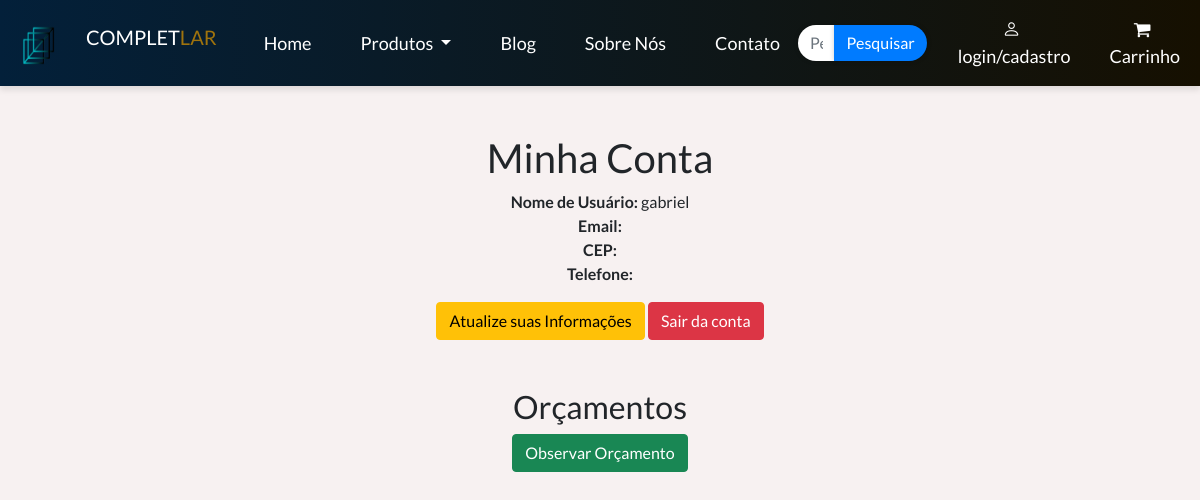
Before: /MinhaConta.php (signed in) with the older database file.
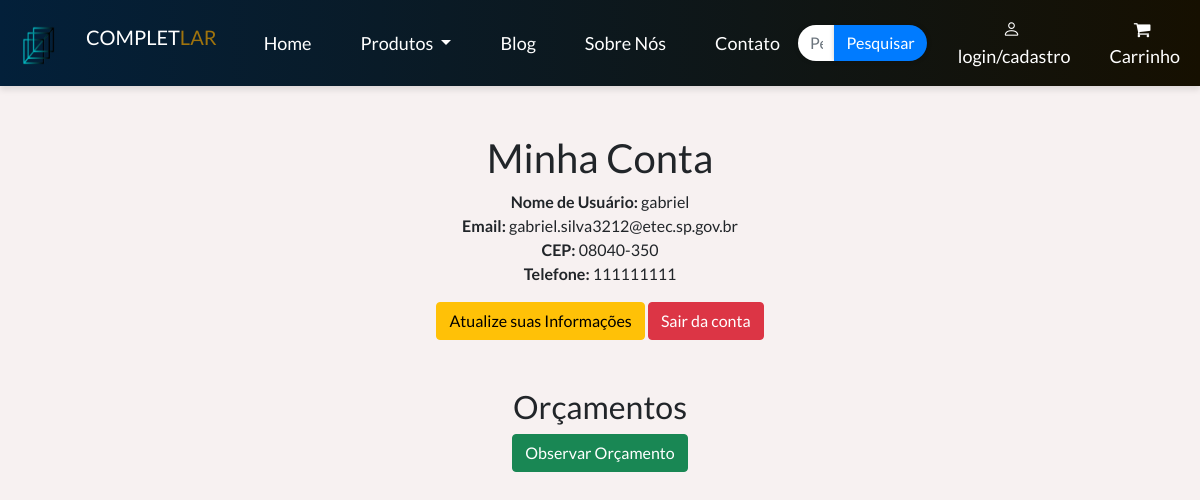
After: the same page with the newer database file.
### tables this page shows
CREATE TABLE `loginclientes` (
  `id` int(11) NOT NULL,
  `username` varchar(50) NOT NULL,
  `password` varchar(255) NOT NULL,
  `created_at` datetime DEFAULT current_timestamp(),
  `cep` varchar(70) NOT NULL,
  `email` varchar(150) NOT NULL,
  `telefone` varchar(70) NOT NULL
);

### MinhaConta.php (the view, shortened to what this page needs)
<?php
if (isset($_SESSION['username'])) {
    $pdo = new Conectar();
    $sql = "SELECT username, email, cep, telefone FROM loginclientes WHERE username = :username";
    if ($stmt = $pdo->prepare($sql)) {
        $stmt->bindParam(":username", $param_username, PDO::PARAM_STR);
        if ($stmt->execute()) {
            if ($stmt->rowCount() == 1) {
                $row = $stmt->fetch();
                $username = $row['username'];
                $email = $row['email'];
                $cep = $row['cep'];
                $telefone = $row['telefone'];
            }
        }
    }
} else {
    header("Location: index.php");
    exit;
}
?>
<!DOCTYPE html>
<html lang="pt-br">
<head>
    <link href="https://cdn.jsdelivr.net/npm/bootstrap@5.0.2/dist/css/bootstrap.min.css" rel="stylesheet">
    <link rel="stylesheet" href="https://cdn.jsdelivr.net/npm/bootstrap-icons@1.5.0/font/bootstrap-icons.css">
    <link rel="stylesheet" href="assets/CSS/minhaConta.css" />
</head>
<body>
    <?php include 'includes/header.php'; ?>
    <div class="container mt-5">
        <h1>Minha Conta</h1>
        <p>
            <strong>Nome de Usuário:</strong> <?php echo htmlspecialchars($username); ?><br>
            <strong>Email:</strong> <?php echo htmlspecialchars($email); ?><br>
            <strong>CEP:</strong> <?php echo htmlspecialchars($cep); ?><br>
            <strong>Telefone:</strong> <?php echo htmlspecialchars($telefone); ?><br>
        </p>
        <p>
            <a href="atualizar_informacoes.php" class="btn btn-warning">Atualize suas Informações</a>
            <a href="logout.php" class="btn btn-danger ml-3">Sair da conta</a>
        </p>
        <div class="mt-5">
            <h2>Orçamentos</h2>
            <form action="resultado.php" method="post">
                <button type="submit" class="btn btn-success" name="aprovar">Observar Orçamento</button>
            </form>
        </div>
    </div>
</body>
</html>

Changed rows visible on the page:
changed loginclientes "gabriel": email (not shown) → "gabriel.silva3212@etec.sp.gov.br"; cep (not shown) → "08040-350"; telefone (not shown) → "111111111"
